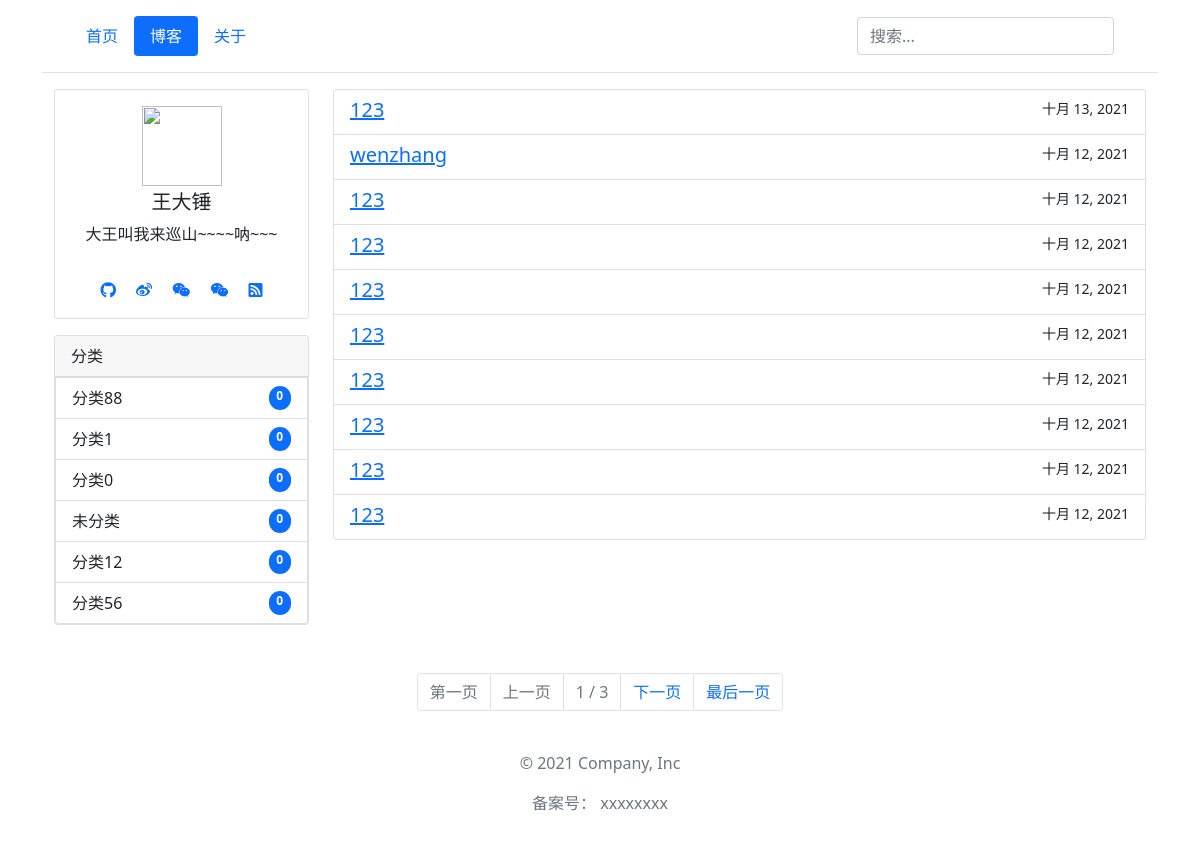
The page /blog on the database as committed earlier.
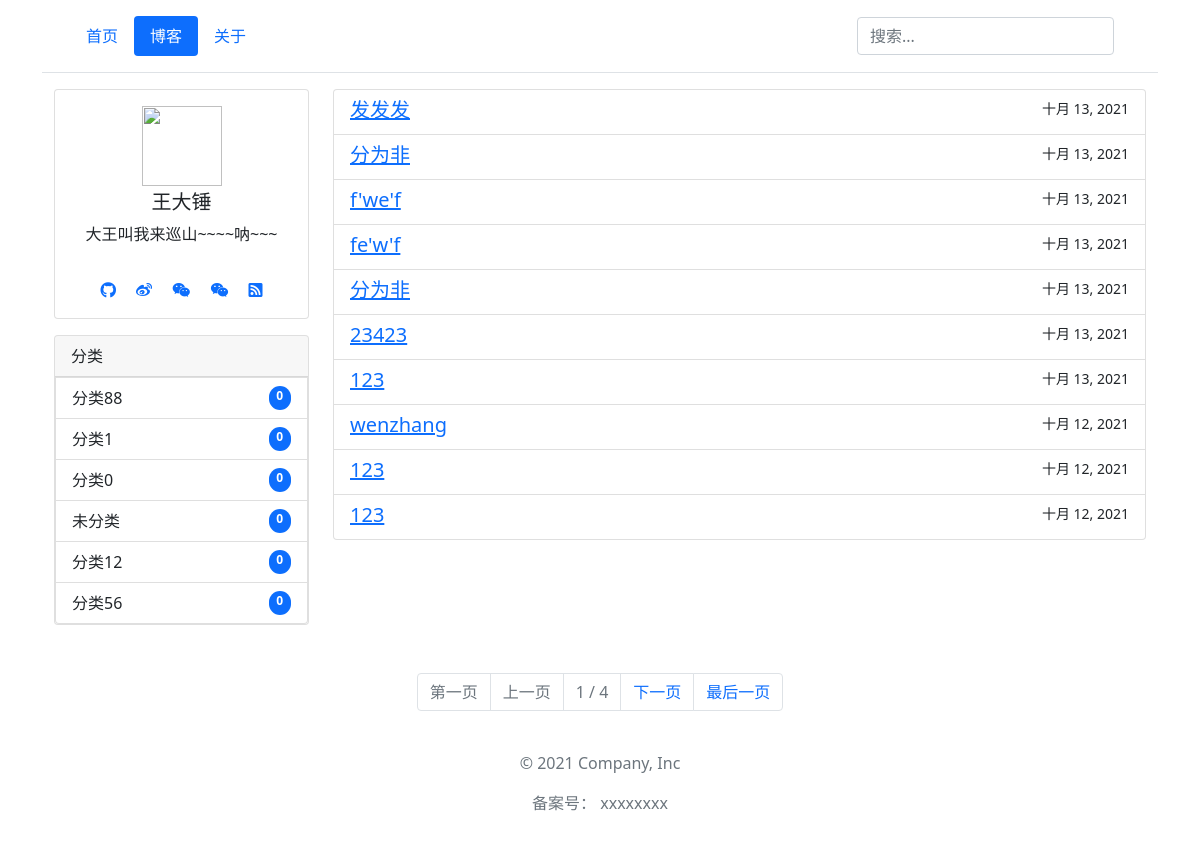
The same page on the database as committed later.
### blog/models.py (models this page shows, shortened)
class Category(models.Model):
    name = models.CharField('分类名', max_length=64)
    sort = models.SmallIntegerField('权重', default=0, help_text="数字越大，排名越靠前")
    article_count = models.IntegerField('文章数', default=0, help_text="该分类下，有多少篇文章")
    created = models.DateTimeField(verbose_name='添加时间', auto_now_add=True)
    modified = models.DateTimeField(verbose_name='修改时间', default=timezone.now)
    def get_absolute_url(self):
        return reverse('category-detail', kwargs={'pk': self.pk})
    class Meta:  # 按sort排序
        ordering = ['-sort']
        verbose_name = "分类"
        verbose_name_plural = verbose_name

class Article(models.Model):
    title = models.CharField('文章标题', max_length=128)
    sort = models.SmallIntegerField('权重', default=0, help_text="数字越大，排名越靠前；首先根据该值排序，若文章的该值一样，那最新的文章排前面")
    category = models.ForeignKey(Category, verbose_name='文章分类', on_delete=models.SET_DEFAULT, default=category_haveNo,
                                 related_name="articles")
    is_public = models.BooleanField('是否公开', default=True, help_text="文章是否公开展示，不勾选就对外隐藏")
    is_original = models.BooleanField('是否原创', default=True, help_text="文章是否原创，不勾选就是转载")
    content_markdown = models.TextField('文章内容markdown', null=True, blank=True)
    content_html = models.TextField('文章内容html', null=True, blank=True, help_text="返回给客户端(根据markdown自动生成的，不要手动修改)")
    keywords = models.CharField('seo的keywords', max_length=640, blank=True, null=True)
    description = models.CharField('seo的description', max_length=640, blank=True, null=True)
    click = models.PositiveIntegerField('点击量', default=0)
    created = models.DateTimeField(verbose_name='添加时间', auto_now_add=True)
    modified = models.DateTimeField(verbose_name='修改时间', default=timezone.now)
    def get_absolute_url(self):
        return reverse('article-detail', kwargs={'pk': self.pk})
    @staticmethod
    def get_public_article():
        return Article.objects.filter(is_public=True)
    class Meta:
        ordering = ['-sort', '-created']  # 按照sort、created排序，sort权重更高
        verbose_name = "文章"
        verbose_name_plural = verbose_name

### blog/views.py (the view)
# urls.py: path('blog', ArticleListView.as_view(), name="article-list"),
class ArticleListView(ListView):
    paginate_by = 10
    def get_queryset(self):
        pk = self.kwargs.get("pk", None)
        q = self.request.GET.get('q', None)  # 搜索关键词
        if pk:
            articles = Article.get_public_article().filter(category=pk)
        else:
            articles = Article.get_public_article()
        if q:
            articles = articles.filter(Q(title__contains=q) | Q(content_markdown__contains=q))
        return articles
    def get_context_data(self, **kwargs):
        context = super().get_context_data(**kwargs)
        context['SITE_CONFIG'] = settings.SITE_CONFIG  # 网站配置信息
        context['category'] = Category.objects.all()  # 网站分类
        context['q'] = self.request.GET.get('q', None)  # 搜索关键词
        category_id = self.kwargs.get("pk", None)   # 分类id
        if category_id:
            context['category_item'] = Category.objects.get(pk=category_id)
        return context

### templates/blog/article_list.html (shortened to what this page needs)
{% extends "base.html" %}
{% block content %}
<div class="container">
  <div class="row">
    <div class="col-3 d-none d-md-block">
     <div class="row">
         <div class="col">
             {% include 'user_info.html' %}
         </div>
     </div>
          <div class="row mt-3">
         <div class="col">
             {% include 'category.html' %}
         </div>
     </div>
    </div>
    <div class="col">
      <ul class="list-group">
        {% for article in object_list %}
            <li class="list-group-item list-group-item-action">
                <div class="d-flex w-100 justify-content-between">
                    <h5 class="mb-1">
                        <a target="_blank" href="{{ article.get_absolute_url }}"> {{ article.title }}</a>
                    </h5>
                    <small>{{ article.created|date }}</small>
                </div>
            </li>
    {% empty %}
        <li>内容为空。</li>
    {% endfor %}
    </ul>
    </div>
  </div>
</div>
<nav aria-label="Page navigation" class="mt-5">
  <ul class="pagination justify-content-center">
    {% if page_obj.has_previous %}
        <li class="page-item"><a class="page-link" href="?page=1">第一页</a></li>
        <li class="page-item"><a class="page-link" href="?page={{ page_obj.previous_page_number }}">上一页</a></li>
    {% else %}
        <li class="page-item disabled"><a class="page-link" href="#">第一页</a></li>
        <li class="page-item disabled"><a class="page-link" href="#">上一页</a></li>
    {% endif %}
 <li class="page-item disabled">
      <a class="page-link">  {{ page_obj.number }} / {{ page_obj.paginator.num_pages }}</a>
    </li>
    {% if page_obj.has_next %}
        <li class="page-item"><a class="page-link" href="?page={{ page_obj.next_page_number }}">下一页</a></li>
        <li class="page-item"><a class="page-link" href="?page={{ page_obj.paginator.num_pages }}">最后一页</a></li>
    {% else %}
        <li class="page-item disabled"><a class="page-link" href="#">下一页</a></li>
        <li class="page-item disabled"><a class="page-link" href="#">最后一页</a></li>
    {% endif %}
  </ul>
</nav>
{% endblock %}

### templates/category.html
<div class="card"  >
  <div class="card-header">
    分类
  </div>
    {% for item in category %}
<a href="{{ item.get_absolute_url }}" class="list-group-item list-group-item-action {% if request.path == item.get_absolute_url %}active{% endif %}" >
    <div class="d-flex w-100 justify-content-between">
   {{ item.name }}
    <span class="badge bg-primary rounded-pill">{{ item.article_count }}</span>
    </div>
  </a>
{% empty %}
    啥都没有
{% endfor %}
</div>

Rows that differ between the two databases and show on the page:
no longer on this page (row unchanged): Article: title "123", created "十月 12, 2021"
no longer on this page (row unchanged): Article: title "123", created "十月 12, 2021"
no longer on this page (row unchanged): Article: title "123", created "十月 12, 2021"
no longer on this page (row unchanged): Article: title "123", created "十月 12, 2021"
no longer on this page (row unchanged): Article: title "123", created "十月 12, 2021"
no longer on this page (row unchanged): Article: title "123", created "十月 12, 2021"
added Article: title "发发发", created "十月 13, 2021"
added Article: title "分为非", created "十月 13, 2021"
added Article: title "f'we'f", created "十月 13, 2021"
added Article: title "fe'w'f", created "十月 13, 2021"
added Article: title "分为非", created "十月 13, 2021"
added Article: title "23423", created "十月 13, 2021"
Other text that changed with them:
{{ page_obj.paginator.num_pages }}: "3" → "4"
